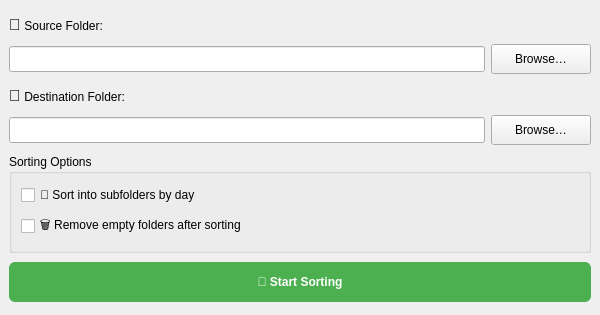
<?xml version="1.0" encoding="UTF-8"?>
<ui version="4.0">
 <class>MainWindow</class>
 <widget class="QMainWindow" name="MainWindow">
  <property name="geometry">
   <rect>
    <x>0</x>
    <y>0</y>
    <width>600</width>
    <height>315</height>
   </rect>
  </property>
  <property name="minimumSize">
   <size>
    <width>600</width>
    <height>315</height>
   </size>
  </property>
  <property name="maximumSize">
   <size>
    <width>16777215</width>
    <height>315</height>
   </size>
  </property>
  <property name="windowTitle">
   <string>Photo Organizer v3</string>
  </property>
  <widget class="QWidget" name="centralwidget">
   <layout class="QVBoxLayout" name="verticalLayout">
    <item>
     <layout class="QGridLayout" name="gridLayout_source">
      <property name="leftMargin">
       <number>0</number>
      </property>
      <property name="topMargin">
       <number>0</number>
      </property>
      <property name="rightMargin">
       <number>0</number>
      </property>
      <property name="bottomMargin">
       <number>0</number>
      </property>
      <item row="1" column="2">
       <widget class="QPushButton" name="btnBrowseSource">
        <property name="minimumSize">
         <size>
          <width>90</width>
          <height>30</height>
         </size>
        </property>
        <property name="maximumSize">
         <size>
          <width>100</width>
          <height>30</height>
         </size>
        </property>
        <property name="text">
         <string>Browse…</string>
        </property>
       </widget>
      </item>
      <item row="1" column="0" colspan="2">
       <widget class="QLineEdit" name="lineEditSource">
        <property name="maximumSize">
         <size>
          <width>16777215</width>
          <height>26</height>
         </size>
        </property>
       </widget>
      </item>
      <item row="0" column="0" colspan="3">
       <widget class="QLabel" name="labelSource">
        <property name="maximumSize">
         <size>
          <width>16777215</width>
          <height>30</height>
         </size>
        </property>
        <property name="text">
         <string>&lt;html&gt;&lt;head/&gt;&lt;body&gt;&lt;p&gt;&lt;span style=&quot; font-size:12pt;&quot;&gt;📂&lt;/span&gt; Source Folder:&lt;/p&gt;&lt;/body&gt;&lt;/html&gt;</string>
        </property>
        <property name="buddy">
         <cstring>btnBrowseSource</cstring>
        </property>
       </widget>
      </item>
     </layout>
    </item>
    <item>
     <layout class="QGridLayout" name="gridLayout_Destination">
      <property name="leftMargin">
       <number>0</number>
      </property>
      <property name="topMargin">
       <number>0</number>
      </property>
      <property name="rightMargin">
       <number>0</number>
      </property>
      <property name="bottomMargin">
       <number>0</number>
      </property>
      <item row="1" column="2">
       <widget class="QPushButton" name="btnBrowseDestination">
        <property name="minimumSize">
         <size>
          <width>90</width>
          <height>30</height>
         </size>
        </property>
        <property name="maximumSize">
         <size>
          <width>100</width>
          <height>30</height>
         </size>
        </property>
        <property name="text">
         <string>Browse…</string>
        </property>
       </widget>
      </item>
      <item row="1" column="0" colspan="2">
       <widget class="QLineEdit" name="lineEditDestination">
        <property name="maximumSize">
         <size>
          <width>16777215</width>
          <height>26</height>
         </size>
        </property>
       </widget>
      </item>
      <item row="0" column="0" colspan="3">
       <widget class="QLabel" name="labelDestination">
        <property name="maximumSize">
         <size>
          <width>16777215</width>
          <height>30</height>
         </size>
        </property>
        <property name="text">
         <string>&lt;html&gt;&lt;head/&gt;&lt;body&gt;&lt;p&gt;&lt;span style=&quot; font-size:12pt;&quot;&gt;📁&lt;/span&gt; Destination Folder:&lt;/p&gt;&lt;/body&gt;&lt;/html&gt;</string>
        </property>
        <property name="buddy">
         <cstring>btnBrowseDestination</cstring>
        </property>
       </widget>
      </item>
     </layout>
    </item>
    <item>
     <widget class="QGroupBox" name="groupBoxOptions">
      <property name="minimumSize">
       <size>
        <width>578</width>
        <height>99</height>
       </size>
      </property>
      <property name="maximumSize">
       <size>
        <width>16777215</width>
        <height>99</height>
       </size>
      </property>
      <property name="title">
       <string>Sorting Options</string>
      </property>
      <property name="checkable">
       <bool>false</bool>
      </property>
      <layout class="QVBoxLayout" name="optionsLayout">
       <item>
        <widget class="QCheckBox" name="checkBoxSortByDay">
         <property name="maximumSize">
          <size>
           <width>16777215</width>
           <height>24</height>
          </size>
         </property>
         <property name="text">
          <string>📅 Sort into subfolders by day</string>
         </property>
        </widget>
       </item>
       <item>
        <widget class="QCheckBox" name="checkBoxRemoveEmpty">
         <property name="text">
          <string>🗑️ Remove empty folders after sorting</string>
         </property>
        </widget>
       </item>
      </layout>
     </widget>
    </item>
    <item>
     <widget class="QPushButton" name="btnStartSorting">
      <property name="enabled">
       <bool>true</bool>
      </property>
      <property name="minimumSize">
       <size>
        <width>25</width>
        <height>40</height>
       </size>
      </property>
      <property name="styleSheet">
       <string notr="true">
       QPushButton {
           background-color: #4CAF50;
           color: white;
           font-weight: bold;
           border-radius: 6px;
       }
       QPushButton:hover {
           background-color: #45A049;
       }
      </string>
      </property>
      <property name="text">
       <string>🚀 Start Sorting</string>
      </property>
     </widget>
    </item>
   </layout>
  </widget>
 </widget>
 <tabstops>
  <tabstop>btnBrowseSource</tabstop>
  <tabstop>btnBrowseDestination</tabstop>
  <tabstop>checkBoxSortByDay</tabstop>
  <tabstop>checkBoxRemoveEmpty</tabstop>
  <tabstop>btnStartSorting</tabstop>
  <tabstop>lineEditSource</tabstop>
  <tabstop>lineEditDestination</tabstop>
 </tabstops>
 <resources/>
 <connections/>
</ui>
